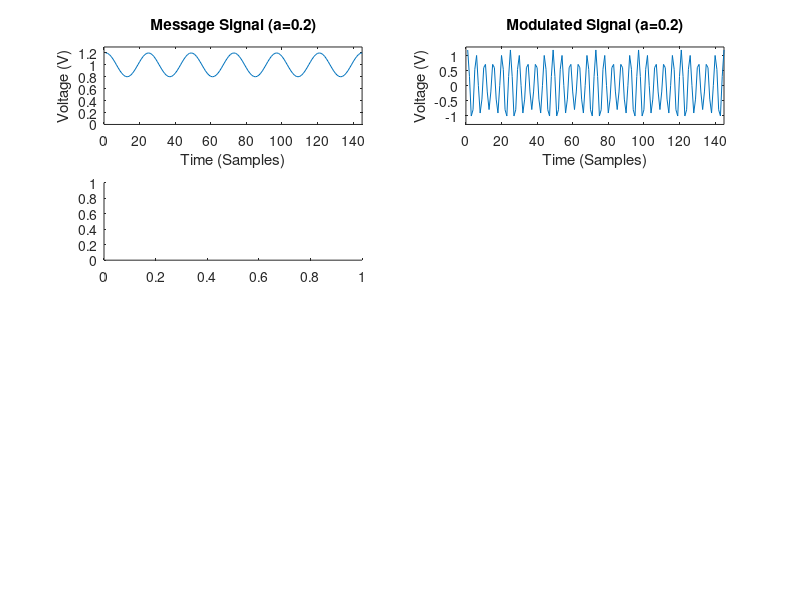

Recreate this plot in MATLAB. (Note: this script raises an error after producing the figure.)
%{
~~~~~~~~~~~~~~~~~~~~~~~~~~~~~~~~~~~~~~
Conventional AM Transmitter Simulation
~~~~~~~~~~~~~~~~~~~~~~~~~~~~~~~~~~~~~~
%}

%Constants
Fs = 480e3;
fc = 100e3;
Ac = 1;
fm = 500e3;
T = .0003;
a = [.2;.8];

% Create the Message Signals
t = 0:(1/Fs):T;
m = 1 + a * cos(2 * pi * fm * t);

% Create the Carrier Signal
c = Ac * cos(2 * pi * fc * t);

% Conventional AM Modulated Signals
u_1 = m(1,:) .* c;
u_2 = m(2,:) .* c;

subplot(4,2,1);
plot(m(1,:));
axis([0,145,0,1.3]);
title('Message Signal (a=0.2)');
xlabel('Time (Samples)');
ylabel('Voltage (V)');

subplot(4,2,2);
plot(u_1);
axis([0,145,-1.3,1.3]);
title('Modulated Signal (a=0.2)');
xlabel('Time (Samples)');
ylabel('Voltage (V)');

subplot(4,2,3);
fourierTransformMagnitudePlot(m(1,:),Fs);
axis([-2e5,2e5,0,1.1]);
title('Message Signal Fourier Transform (a=0.2)');
xlabel('Frequency (Hz)')
ylabel('|X(f)|')

subplot(4,2,4);
fourierTransformMagnitudePlot(u_1,Fs);
axis([-2e5,2e5,0,1.1]);
title('Modulated Signal Fourier Transform (a=0.2)');
xlabel('Frequency (Hz)')
ylabel('|X(f)|')

subplot(4,2,5);
plot(m(2,:));
axis([0,145,0,2]);
title('Message Signal (a=0.8)');
xlabel('Time (Samples)');
ylabel('Voltage (V)');

subplot(4,2,6);
plot(u_2);
axis([0,145,-2,2]);
title('Modulated Signal (a=0.8)');
xlabel('Time (Samples)');
ylabel('Voltage (V)');

subplot(4,2,7);
fourierTransformMagnitudePlot(m(2,:),Fs);
axis([-2e5,2e5,0,1.1]);
title('Message Signal Fourier Transform (a=0.8)');
xlabel('Frequency (Hz)')
ylabel('|X(f)|')

subplot(4,2,8);
fourierTransformMagnitudePlot(u_2,Fs);
axis([-2e5,2e5,0,1.1]);
title('Modulated Signal Fourier Transform (a=0.8)');
xlabel('Frequency (Hz)')
ylabel('|X(f)|')